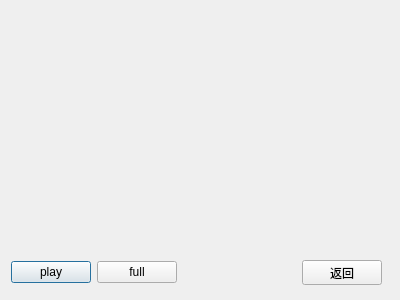
<?xml version="1.0" encoding="UTF-8"?>
<ui version="4.0">
 <class>VideoPlayerDialog</class>
 <widget class="QDialog" name="VideoPlayerDialog">
  <property name="geometry">
   <rect>
    <x>0</x>
    <y>0</y>
    <width>400</width>
    <height>300</height>
   </rect>
  </property>
  <property name="contextMenuPolicy">
   <enum>Qt::NoContextMenu</enum>
  </property>
  <property name="windowTitle">
   <string>Dialog</string>
  </property>
  <widget class="Phonon::VideoPlayer" name="videoPlayer">
   <property name="geometry">
    <rect>
     <x>0</x>
     <y>0</y>
     <width>401</width>
     <height>251</height>
    </rect>
   </property>
   <property name="sizePolicy">
    <sizepolicy hsizetype="Preferred" vsizetype="Preferred">
     <horstretch>0</horstretch>
     <verstretch>0</verstretch>
    </sizepolicy>
   </property>
  </widget>
  <widget class="QWidget" name="">
   <property name="geometry">
    <rect>
     <x>11</x>
     <y>260</y>
     <width>371</width>
     <height>25</height>
    </rect>
   </property>
   <layout class="QHBoxLayout" name="horizontalLayout">
    <item>
     <widget class="QPushButton" name="BT_play">
      <property name="text">
       <string>play</string>
      </property>
     </widget>
    </item>
    <item>
     <widget class="QPushButton" name="BT_full">
      <property name="text">
       <string>full</string>
      </property>
     </widget>
    </item>
    <item>
     <spacer name="horizontalSpacer">
      <property name="orientation">
       <enum>Qt::Horizontal</enum>
      </property>
      <property name="sizeHint" stdset="0">
       <size>
        <width>98</width>
        <height>20</height>
       </size>
      </property>
     </spacer>
    </item>
    <item>
     <widget class="QPushButton" name="BT_back">
      <property name="text">
       <string>返回</string>
      </property>
     </widget>
    </item>
   </layout>
  </widget>
 </widget>
 <customwidgets>
  <customwidget>
   <class>Phonon::VideoPlayer</class>
   <extends>QWidget</extends>
   <header location="global">phonon/videoplayer.h</header>
  </customwidget>
 </customwidgets>
 <resources/>
 <connections/>
</ui>
